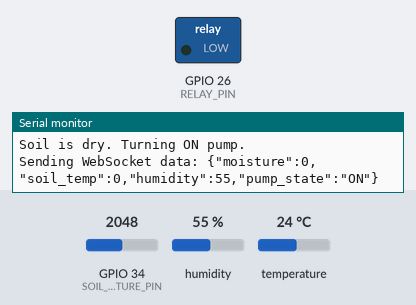
A sketch run on a simulated ESP32. Shown: switched loads named in the sketch (green lamp = pin HIGH), the last lines printed to the serial monitor. The inputs (shaded band) are chosen by the test bench; at power-on: GPIO 34 (SOIL_MOISTURE_PIN) = 2048, humidity 55 %, temperature 24 °C. WiFi joins after 1.5 s; servers stay silent unless stated.

Above: at 3.7 s.
3.8 s: GPIO 34 (SOIL_MOISTURE_PIN) set to 694
8.7 s: GPIO 34 (SOIL_MOISTURE_PIN) set to 601
At 13.9 s:
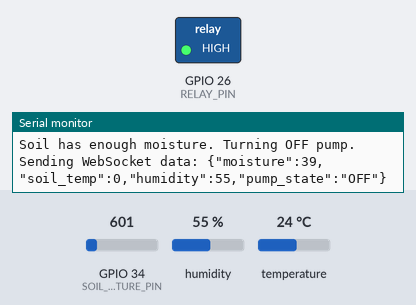
15.6 s: GPIO 34 (SOIL_MOISTURE_PIN) set to 1228
At 18.8 s:
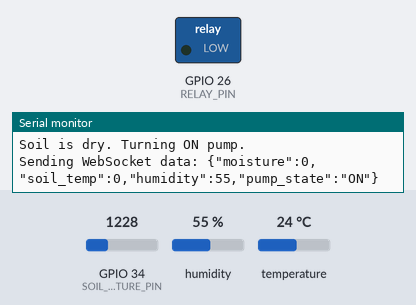
19.1 s: GPIO 34 (SOIL_MOISTURE_PIN) set to 491
At 24.0 s:
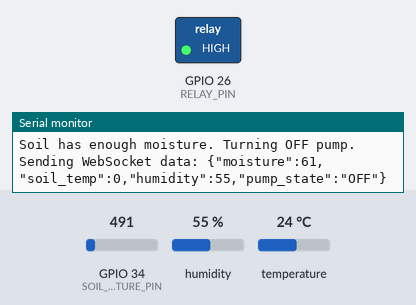
Timing chart, 0 to 25.1 s (numbered marks = the images above; inputs shaded):
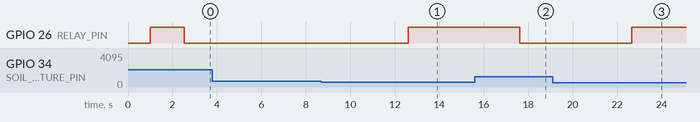

The sketch:

ESP32_code.ino
```cpp
#include <DHT.h>
#include <WiFi.h>
#include <AsyncTCP.h>
#include <ESPAsyncWebServer.h>
#include <AsyncWebSocket.h>
#include <ArduinoJson.h>

// Pin Definitions
#define SOIL_MOISTURE_PIN 34  // Analog pin for soil moisture sensor
#define RELAY_PIN 26          // Digital pin for relay (Pump control)
#define DHTPIN 4              // Digital pin for DHT sensor
#define DHTTYPE DHT11         // Change to DHT22 if using that sensor

// Moisture Thresholds (Set based on sensor calibration)
#define DRY_VALUE 800       // Value when soil is completely dry
#define WET_VALUE 300       // Value when soil is fully wet
#define MOISTURE_THRESHOLD 30  // Below this percentage → Pump ON

// WiFi Credentials
#define WIFI_SSID "ID"
#define WIFI_PASSWORD "PWD"

// Initialize DHT Sensor
DHT dht(DHTPIN, DHTTYPE);

// Set up WebSocket server on port 80 at path "/ws"
AsyncWebServer server(80);
AsyncWebSocket ws("/ws");

void onWebSocketEvent(AsyncWebSocket *server, AsyncWebSocketClient *client, AwsEventType type,
                        void *arg, uint8_t *data, size_t len) {
  switch (type) {
    case WS_EVT_CONNECT:
      Serial.printf("WebSocket client #%u connected from %s\n", client->id(), client->remoteIP().toString().c_str());
      break;
    case WS_EVT_DISCONNECT:
      Serial.printf("WebSocket client #%u disconnected\n", client->id());
      break;
    case WS_EVT_DATA:
      Serial.printf("WebSocket client #%u received data: %s\n", client->id(), (char *)data);
      break;
    case WS_EVT_PONG:
      Serial.printf("WebSocket client #%u received pong\n", client->id());
      break;
    case WS_EVT_ERROR: {
      uint16_t errorCode = arg ? *(uint16_t *)arg : 0;
      Serial.printf("WebSocket client #%u error: %u, %s\n", client->id(), errorCode, (char *)data);
    } break;
  }
}

void setup() {
  Serial.begin(115200);
  delay(1000); // Allow time for Serial Monitor to start

  // Initialize sensor pins
  pinMode(SOIL_MOISTURE_PIN, INPUT);
  pinMode(RELAY_PIN, OUTPUT);
  digitalWrite(RELAY_PIN, HIGH); // Ensure pump is OFF at start

  dht.begin();

  Serial.println("\nStarting...");

  // Connect to WiFi
  WiFi.begin(WIFI_SSID, WIFI_PASSWORD);
  Serial.print("Connecting to WiFi");
  int attempts = 0;
  while (WiFi.status() != WL_CONNECTED && attempts < 20) { // Try for 10 seconds
    delay(500);
    Serial.print(".");
    attempts++;
  }

  if (WiFi.status() == WL_CONNECTED) {
    Serial.println("\nWiFi Connected!");
    Serial.print("IP Address: ");
    Serial.println(WiFi.localIP());

    // Initialize WebSocket event handler
    ws.onEvent(onWebSocketEvent);
    server.addHandler(&ws);
    server.begin();
    Serial.println("WebSocket server started");
  } else {
    Serial.println("\nWiFi connection failed!");
    while (1) {
      delay(1000);
      Serial.println("Restarting in 1 second");
      ESP.restart();
    }
  }
}

void loop() {
  // Read raw soil moisture value and convert to percentage
  int moistureValue = analogRead(SOIL_MOISTURE_PIN);
  int moisturePercentage = map(moistureValue, DRY_VALUE, WET_VALUE, 0, 100);
  moisturePercentage = constrain(moisturePercentage, 0, 100);

  // Read soil_temp and humidity from DHT sensor
  float soil_temp = dht.readsoil_temp();
  float humidity = dht.readHumidity();

  Serial.print("Soil Moisture: ");
  Serial.print(moisturePercentage);
  Serial.println("%");

  if (!isnan(soil_temp) && !isnan(humidity)) {
    Serial.print("soil_temp: ");
    Serial.print(soil_temp);
    Serial.print(" °C | Humidity: ");
    Serial.print(humidity);
    Serial.println(" %");
  } else {
    Serial.println("Failed to read from DHT sensor!");
  }

  // Pump control based on moisture percentage
  if (moisturePercentage < MOISTURE_THRESHOLD) {
    Serial.println("Soil is dry. Turning ON pump.");
    digitalWrite(RELAY_PIN, LOW);  // Relay active LOW
  } else {
    Serial.println("Soil has enough moisture. Turning OFF pump.");
    digitalWrite(RELAY_PIN, HIGH);
  }

  // Send sensor data over WebSocket
  sendSensorData(moisturePercentage, soil_temp, humidity);

  ws.cleanupClients();
  delay(5000); // Wait 5 seconds before next reading
}

void sendSensorData(int moisturePercentage, float soil_temp, float humidity) {
  // Prepare JSON document to send over WebSocket
  StaticJsonDocument<256> doc;
  doc["moisture"] = moisturePercentage;
  doc["soil_temp"] = soil_temp;
  doc["humidity"] = humidity;
  doc["pump_state"] = (moisturePercentage < MOISTURE_THRESHOLD) ? "ON" : "OFF";

  String jsonString;
  serializeJson(doc, jsonString);

  ws.textAll(jsonString);
  Serial.print("Sending WebSocket data: ");
  Serial.println(jsonString);
}
```

Measured:
- the behaviour switches between 651 and 650 on GPIO 34 (SOIL_MOISTURE_PIN) (found by bisection; images 0 and 1)
- after the input at 8.7 s, GPIO 26 (RELAY_PIN): LOW → HIGH after 3.9 s
- after the input at 15.6 s, GPIO 26 (RELAY_PIN): HIGH → LOW after 2.0 s
- after the input at 19.1 s, GPIO 26 (RELAY_PIN): LOW → HIGH after 3.6 s
